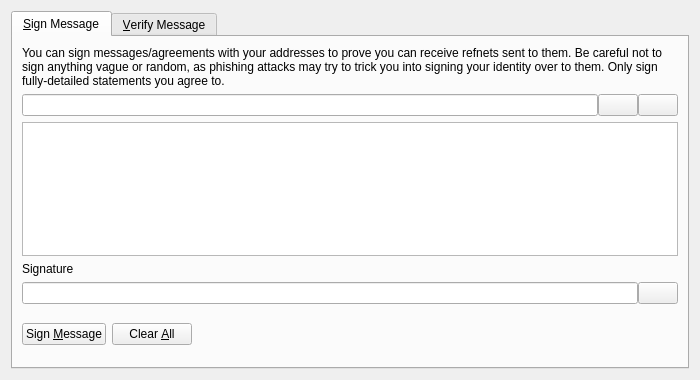
<?xml version="1.0" encoding="UTF-8"?>
<ui version="4.0">
 <class>SignVerifyMessageDialog</class>
 <widget class="QDialog" name="SignVerifyMessageDialog">
  <property name="geometry">
   <rect>
    <x>0</x>
    <y>0</y>
    <width>700</width>
    <height>380</height>
   </rect>
  </property>
  <property name="windowTitle">
   <string>Signatures - Sign / Verify a Message</string>
  </property>
  <property name="modal">
   <bool>true</bool>
  </property>
  <layout class="QVBoxLayout" name="verticalLayout">
   <item>
    <widget class="QTabWidget" name="tabWidget">
     <property name="currentIndex">
      <number>0</number>
     </property>
     <widget class="QWidget" name="tabSignMessage">
      <attribute name="title">
       <string>&amp;Sign Message</string>
      </attribute>
      <layout class="QVBoxLayout" name="verticalLayout_SM">
       <item>
        <widget class="QLabel" name="infoLabel_SM">
         <property name="text">
          <string>You can sign messages/agreements with your addresses to prove you can receive refnets sent to them. Be careful not to sign anything vague or random, as phishing attacks may try to trick you into signing your identity over to them. Only sign fully-detailed statements you agree to.</string>
         </property>
         <property name="textFormat">
          <enum>Qt::PlainText</enum>
         </property>
         <property name="wordWrap">
          <bool>true</bool>
         </property>
        </widget>
       </item>
       <item>
        <layout class="QHBoxLayout" name="horizontalLayout_1_SM">
         <property name="spacing">
          <number>0</number>
         </property>
         <item>
          <widget class="QValidatedLineEdit" name="addressIn_SM">
           <property name="toolTip">
            <string>The Refnet address to sign the message with</string>
           </property>
          </widget>
         </item>
         <item>
          <widget class="QPushButton" name="addressBookButton_SM">
           <property name="toolTip">
            <string>Choose previously used address</string>
           </property>
           <property name="text">
            <string/>
           </property>
           <property name="icon">
            <iconset resource="../refnet.qrc">
             <normaloff>:/icons/address-book</normaloff>:/icons/address-book</iconset>
           </property>
           <property name="shortcut">
            <string>Alt+A</string>
           </property>
           <property name="autoDefault">
            <bool>false</bool>
           </property>
          </widget>
         </item>
         <item>
          <widget class="QPushButton" name="pasteButton_SM">
           <property name="toolTip">
            <string>Paste address from clipboard</string>
           </property>
           <property name="text">
            <string/>
           </property>
           <property name="icon">
            <iconset resource="../refnet.qrc">
             <normaloff>:/icons/editpaste</normaloff>:/icons/editpaste</iconset>
           </property>
           <property name="shortcut">
            <string>Alt+P</string>
           </property>
           <property name="autoDefault">
            <bool>false</bool>
           </property>
          </widget>
         </item>
        </layout>
       </item>
       <item>
        <widget class="QPlainTextEdit" name="messageIn_SM">
         <property name="toolTip">
          <string>Enter the message you want to sign here</string>
         </property>
        </widget>
       </item>
       <item>
        <widget class="QLabel" name="signatureLabel_SM">
         <property name="text">
          <string>Signature</string>
         </property>
         <property name="textFormat">
          <enum>Qt::PlainText</enum>
         </property>
        </widget>
       </item>
       <item>
        <layout class="QHBoxLayout" name="horizontalLayout_2_SM">
         <property name="spacing">
          <number>0</number>
         </property>
         <item>
          <widget class="QLineEdit" name="signatureOut_SM">
           <property name="font">
            <font>
             <italic>true</italic>
            </font>
           </property>
           <property name="readOnly">
            <bool>true</bool>
           </property>
          </widget>
         </item>
         <item>
          <widget class="QPushButton" name="copySignatureButton_SM">
           <property name="toolTip">
            <string>Copy the current signature to the system clipboard</string>
           </property>
           <property name="text">
            <string/>
           </property>
           <property name="icon">
            <iconset resource="../refnet.qrc">
             <normaloff>:/icons/editcopy</normaloff>:/icons/editcopy</iconset>
           </property>
           <property name="autoDefault">
            <bool>false</bool>
           </property>
          </widget>
         </item>
        </layout>
       </item>
       <item>
        <layout class="QHBoxLayout" name="horizontalLayout_3_SM">
         <item>
          <widget class="QPushButton" name="signMessageButton_SM">
           <property name="toolTip">
            <string>Sign the message to prove you own this Refnet address</string>
           </property>
           <property name="text">
            <string>Sign &amp;Message</string>
           </property>
           <property name="icon">
            <iconset resource="../refnet.qrc">
             <normaloff>:/icons/edit</normaloff>:/icons/edit</iconset>
           </property>
           <property name="autoDefault">
            <bool>false</bool>
           </property>
          </widget>
         </item>
         <item>
          <widget class="QPushButton" name="clearButton_SM">
           <property name="toolTip">
            <string>Reset all sign message fields</string>
           </property>
           <property name="text">
            <string>Clear &amp;All</string>
           </property>
           <property name="icon">
            <iconset resource="../refnet.qrc">
             <normaloff>:/icons/remove</normaloff>:/icons/remove</iconset>
           </property>
           <property name="autoDefault">
            <bool>false</bool>
           </property>
          </widget>
         </item>
         <item>
          <spacer name="horizontalSpacer_1_SM">
           <property name="orientation">
            <enum>Qt::Horizontal</enum>
           </property>
           <property name="sizeHint" stdset="0">
            <size>
             <width>40</width>
             <height>48</height>
            </size>
           </property>
          </spacer>
         </item>
         <item>
          <widget class="QLabel" name="statusLabel_SM">
           <property name="font">
            <font>
             <weight>75</weight>
             <bold>true</bold>
            </font>
           </property>
           <property name="text">
            <string/>
           </property>
           <property name="wordWrap">
            <bool>true</bool>
           </property>
          </widget>
         </item>
         <item>
          <spacer name="horizontalSpacer_2_SM">
           <property name="orientation">
            <enum>Qt::Horizontal</enum>
           </property>
           <property name="sizeHint" stdset="0">
            <size>
             <width>40</width>
             <height>48</height>
            </size>
           </property>
          </spacer>
         </item>
        </layout>
       </item>
      </layout>
     </widget>
     <widget class="QWidget" name="tabVerifyMessage">
      <attribute name="title">
       <string>&amp;Verify Message</string>
      </attribute>
      <layout class="QVBoxLayout" name="verticalLayout_VM">
       <item>
        <widget class="QLabel" name="infoLabel_VM">
         <property name="text">
          <string>Enter the receiver's address, message (ensure you copy line breaks, spaces, tabs, etc. exactly) and signature below to verify the message. Be careful not to read more into the signature than what is in the signed message itself, to avoid being tricked by a man-in-the-middle attack. Note that this only proves the signing party receives with the address, it cannot prove sendership of any transaction!</string>
         </property>
         <property name="textFormat">
          <enum>Qt::PlainText</enum>
         </property>
         <property name="alignment">
          <set>Qt::AlignLeading|Qt::AlignLeft|Qt::AlignTop</set>
         </property>
         <property name="wordWrap">
          <bool>true</bool>
         </property>
        </widget>
       </item>
       <item>
        <layout class="QHBoxLayout" name="horizontalLayout_1_VM">
         <property name="spacing">
          <number>0</number>
         </property>
         <item>
          <widget class="QValidatedLineEdit" name="addressIn_VM">
           <property name="toolTip">
            <string>The Refnet address the message was signed with</string>
           </property>
          </widget>
         </item>
         <item>
          <widget class="QPushButton" name="addressBookButton_VM">
           <property name="toolTip">
            <string>Choose previously used address</string>
           </property>
           <property name="text">
            <string/>
           </property>
           <property name="icon">
            <iconset resource="../refnet.qrc">
             <normaloff>:/icons/address-book</normaloff>:/icons/address-book</iconset>
           </property>
           <property name="shortcut">
            <string>Alt+A</string>
           </property>
           <property name="autoDefault">
            <bool>false</bool>
           </property>
          </widget>
         </item>
        </layout>
       </item>
       <item>
        <widget class="QPlainTextEdit" name="messageIn_VM"/>
       </item>
       <item>
        <widget class="QValidatedLineEdit" name="signatureIn_VM"/>
       </item>
       <item>
        <layout class="QHBoxLayout" name="horizontalLayout_2_VM">
         <item>
          <widget class="QPushButton" name="verifyMessageButton_VM">
           <property name="toolTip">
            <string>Verify the message to ensure it was signed with the specified Refnet address</string>
           </property>
           <property name="text">
            <string>Verify &amp;Message</string>
           </property>
           <property name="icon">
            <iconset resource="../refnet.qrc">
             <normaloff>:/icons/transaction_0</normaloff>:/icons/transaction_0</iconset>
           </property>
           <property name="autoDefault">
            <bool>false</bool>
           </property>
          </widget>
         </item>
         <item>
          <widget class="QPushButton" name="clearButton_VM">
           <property name="toolTip">
            <string>Reset all verify message fields</string>
           </property>
           <property name="text">
            <string>Clear &amp;All</string>
           </property>
           <property name="icon">
            <iconset resource="../refnet.qrc">
             <normaloff>:/icons/remove</normaloff>:/icons/remove</iconset>
           </property>
           <property name="autoDefault">
            <bool>false</bool>
           </property>
          </widget>
         </item>
         <item>
          <spacer name="horizontalSpacer_1_VM">
           <property name="orientation">
            <enum>Qt::Horizontal</enum>
           </property>
           <property name="sizeHint" stdset="0">
            <size>
             <width>40</width>
             <height>48</height>
            </size>
           </property>
          </spacer>
         </item>
         <item>
          <widget class="QLabel" name="statusLabel_VM">
           <property name="font">
            <font>
             <weight>75</weight>
             <bold>true</bold>
            </font>
           </property>
           <property name="text">
            <string/>
           </property>
           <property name="wordWrap">
            <bool>true</bool>
           </property>
          </widget>
         </item>
         <item>
          <spacer name="horizontalSpacer_2_VM">
           <property name="orientation">
            <enum>Qt::Horizontal</enum>
           </property>
           <property name="sizeHint" stdset="0">
            <size>
             <width>40</width>
             <height>48</height>
            </size>
           </property>
          </spacer>
         </item>
        </layout>
       </item>
      </layout>
     </widget>
    </widget>
   </item>
  </layout>
 </widget>
 <customwidgets>
  <customwidget>
   <class>QValidatedLineEdit</class>
   <extends>QLineEdit</extends>
   <header>qt/qvalidatedlineedit.h</header>
  </customwidget>
 </customwidgets>
 <resources>
  <include location="../refnet.qrc"/>
 </resources>
 <connections/>
</ui>
